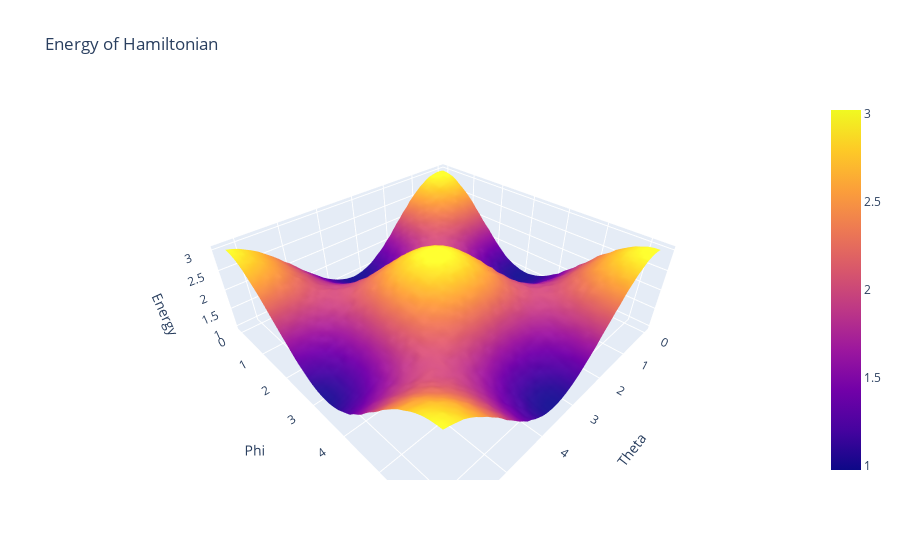

Notebook source saved alongside this figure:
### Code cell
import numpy as np
import plotly.graph_objects as go

resolution = 50
theta = np.linspace(0, 2*np.pi, resolution)
phi = np.linspace(0, 2*np.pi, resolution)
energies = np.zeros((resolution, resolution))

# Calculate energy values
for i in range(resolution):
    print(i)
    for j in range(resolution):
        energies[i, j] = vqe_step(theta[i], phi[j], False)

# Create 3D plot
fig = go.Figure(data=[go.Surface(z=energies, x=theta, y=phi)])

# Set labels and title
fig.update_layout(scene=dict(
                    xaxis_title='Theta',
                    yaxis_title='Phi',
                    zaxis_title='Energy',
                    ),
                    title='Energy of Hamiltonian')

# Show plot
fig.show()

### Figure 1 — Plotly figure (JSON) as saved in the notebook; plotly's stock layout.template omitted (floating-point values rounded to 4 significant figures; data arrays with more than 128 entries replaced by an {"elided": "..."} marker saying what was removed)
{"data": [{"type": "surface", "x": [0, 0.1282, 0.2565, 0.3847, 0.5129, 0.6411, 0.7694, 0.8976, 1.026, 1.154, 1.282, 1.411, 1.539, 1.667, 1.795, 1.923, 2.052, 2.18, 2.308, 2.436, 2.565, 2.693, 2.821, 2.949, 3.077, 3.206, 3.334, 3.462, 3.59, 3.719, 3.847, 3.975, 4.103, 4.232, 4.36, 4.488, 4.616, 4.744, 4.873, 5.001, 5.129, 5.257, 5.386, 5.514, 5.642, 5.77, 5.899, 6.027, 6.155, 6.283], "y": [0, 0.1282, 0.2565, 0.3847, 0.5129, 0.6411, 0.7694, 0.8976, 1.026, 1.154, 1.282, 1.411, 1.539, 1.667, 1.795, 1.923, 2.052, 2.18, 2.308, 2.436, 2.565, 2.693, 2.821, 2.949, 3.077, 3.206, 3.334, 3.462, 3.59, 3.719, 3.847, 3.975, 4.103, 4.232, 4.36, 4.488, 4.616, 4.744, 4.873, 5.001, 5.129, 5.257, 5.386, 5.514, 5.642, 5.77, 5.899, 6.027, 6.155, 6.283], "z": {"elided": "50x50 float values"}}], "layout": {"scene": {"xaxis": {"title": {"text": "Theta"}}, "yaxis": {"title": {"text": "Phi"}}, "zaxis": {"title": {"text": "Energy"}}}, "title": {"text": "Energy of Hamiltonian"}}}
